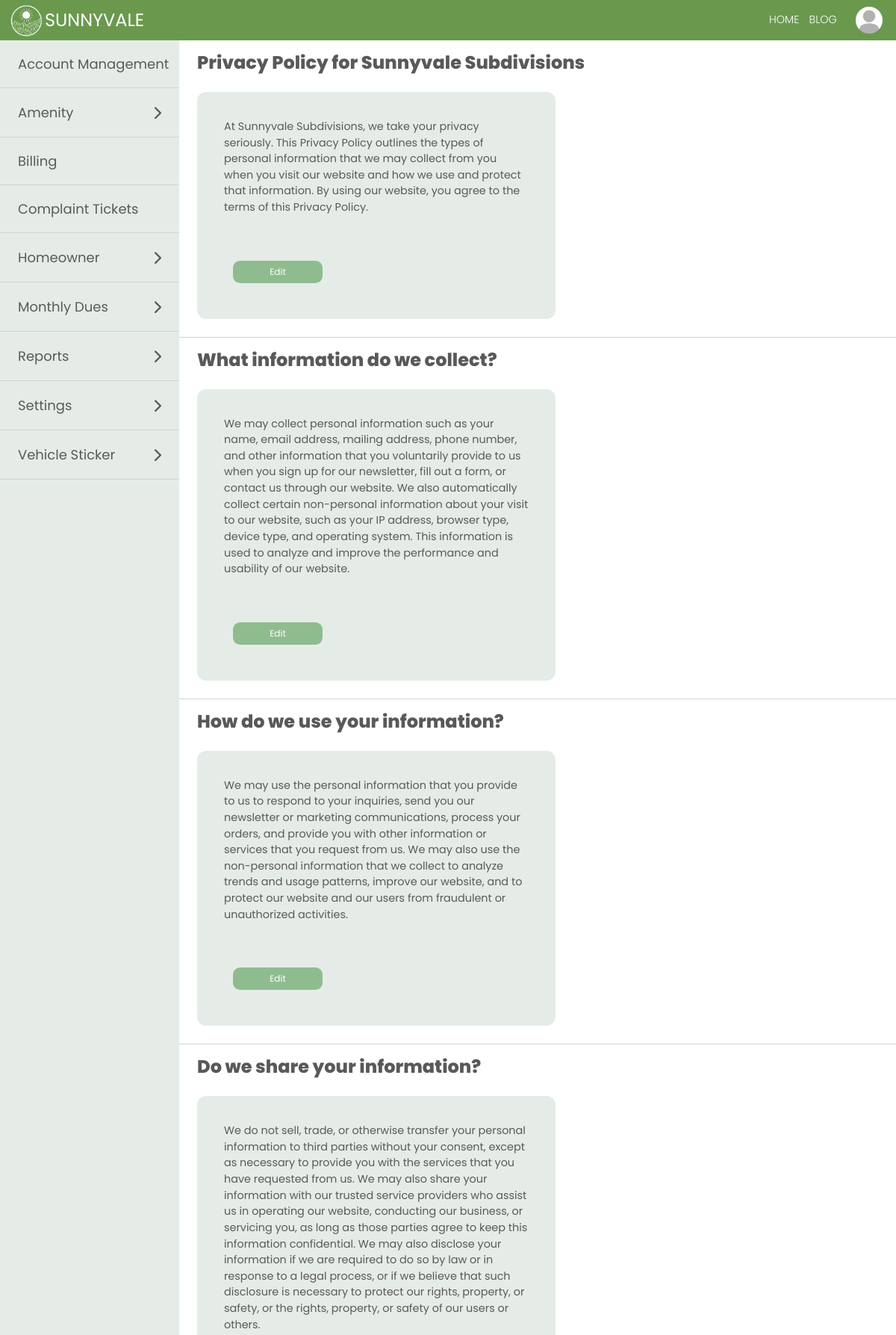
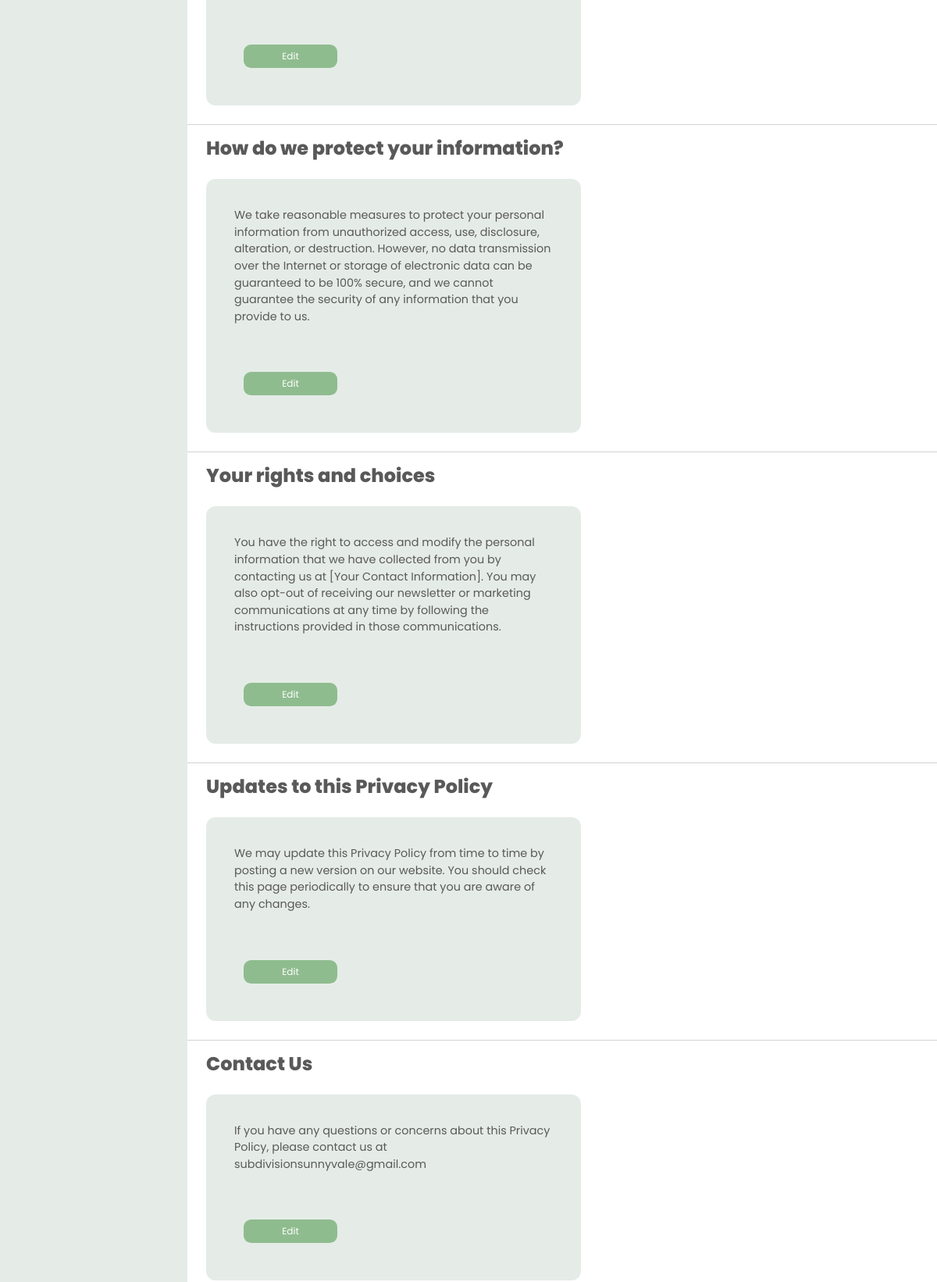
The page /modules/settingsPrivacy.php (signed in, upper part) on the database its author committed (2 pictures, top to bottom).
### tables this page shows
CREATE TABLE IF NOT EXISTS `user` (
  `user_id` int(11) NOT NULL AUTO_INCREMENT,
  `user_homeowner_id` int(11) DEFAULT NULL,
  `user_tenant_id` int(11) DEFAULT NULL,
  `full_name` varchar(50) NOT NULL,
  `user_type` varchar(15) NOT NULL,
  `password` varchar(30) NOT NULL,
  `email_address` varchar(40) DEFAULT NULL,
  `account_status` varchar(15) NOT NULL,
  `verification_code` varchar(6) DEFAULT NULL,
  `email_verified_at` datetime DEFAULT NULL,
  PRIMARY KEY (`user_id`)
);

CREATE TABLE IF NOT EXISTS `homeowner_profile` (
  `homeowner_id` int(11) NOT NULL AUTO_INCREMENT,
  `last_name` varchar(100) NOT NULL,
  `first_name` varchar(100) NOT NULL,
  `middle_name` varchar(100) DEFAULT NULL,
  `suffix` varchar(100) DEFAULT NULL,
  `sex` varchar(100) NOT NULL,
  `street` varchar(255) NOT NULL,
  `subdivision` varchar(255) NOT NULL,
  `barangay` varchar(50) NOT NULL,
  `business_address` varchar(255) DEFAULT NULL,
  `occupation` varchar(100) DEFAULT NULL,
  `email_address` varchar(100) NOT NULL,
  `birthdate` date DEFAULT NULL,
  `mobile_number` varchar(20) DEFAULT NULL,
  `employer` varchar(100) DEFAULT NULL,
  `vehicle_registration` varchar(20) DEFAULT NULL,
  `display_picture` varchar(255) NOT NULL,
  PRIMARY KEY (`homeowner_id`)
);

CREATE TABLE IF NOT EXISTS `privacy` (
  `privacy_id` int(11) NOT NULL AUTO_INCREMENT,
  `type` varchar(255) NOT NULL,
  `description` text NOT NULL,
  PRIMARY KEY (`privacy_id`)
);

### modules/settingsPrivacy.php (the view, shortened to what this page needs)
<?php
require '../marginals/topbar.php';
$resultPrivacy = $con->query("SELECT * FROM privacy") or die($mysqli->error);
?>
<!DOCTYPE html>
<html lang="en">
<head>
</head>
<body>
    <div class="secretary">
        <div class="sideBar">
            <?php require '../marginals/sidebarAdmin.php'; ?>
        </div>
        <div class="secretaryPanel">
            <?php while ($rowPrivacy = $resultPrivacy->fetch_assoc()) : ?>
                <label class="lblSettings"><?php
                                            echo $rowPrivacy['type'];
                                            ?></label>
                <div class="settingsMonthlyDues" id="settingsMonthlyDues">
                    <div class="addAmenityForm">
                        <form method="post" autocomplete="off">
                            <table class="tblAmenityForm">
                                <tr>
                                    <td>
                                        <?php
                                        echo $rowPrivacy['description'];
                                        ?>
                                    </td>
                            </table>
                            <div class="btnArea">
                                <button type="button" class="btnSubmitReg" data-bs-toggle="modal" data-bs-target="#addMonthlyDuesModal<?php
                                                                                                                                        echo $rowPrivacy['privacy_id'];
                                                                                                                                        ?>">
                                    Edit
                                </button>
                            </div>
                        </form>
                    </div>
                </div>
            <?php endwhile; ?>
        </div>
    </div>
    <?php
    require '../marginals/footer2.php'
    ?>
</body>
</html>

### marginals/topbar.php (shortened to what this page needs)
<?php
include "../process.php";
if ($_SESSION['user_type'] == 'Tenant') {
  $result = $con->query("SELECT * FROM user, tenant WHERE user_id = " . $user_id = $_SESSION['user_id'] . "  AND user.full_name = tenant.full_name") or die($mysqli->error);
  $result1 = $con->query("SELECT * FROM user, tenant WHERE user_id = " . $user_id = $_SESSION['user_id'] . "  AND user.full_name = tenant.full_name")  or die($mysqli->error);
  $row1 = $result1->fetch_assoc();
  $homeowner_id_profile = $row1['user_homeowner_id'];
  $fullname_monthlyDues = $row1['full_name'];
  $user_type = $row1['user_type'];
  $resultSubdivision = $con->query("SELECT * FROM user, tenant, homeowner_profile WHERE user_id = " . $user_id = $_SESSION['user_id'] . " AND user.full_name = tenant.full_name AND homeowner_profile.homeowner_id = tenant.homeowner_id") or die($mysqli->error);
  $rowSubdivision = $resultSubdivision->fetch_assoc();
  $subdivision_name1 = $rowSubdivision['subdivision'];
  $resultComplainee = $con->query("SELECT * FROM homeowner_profile WHERE subdivision ='$subdivision_name1' AND homeowner_id != '$homeowner_id_profile' ORDER BY first_name");
} else {
  $result = $con->query("SELECT * FROM user, homeowner_profile  WHERE user_id = " . $user_id = $_SESSION['user_id'] . "  AND full_name = CONCAT(first_name, ' ', last_name)") or die($mysqli->error);
  $result1 = $con->query("SELECT * FROM user, homeowner_profile  WHERE user_id = " . $user_id = $_SESSION['user_id'] . "  AND full_name = CONCAT(first_name, ' ', last_name)") or die($mysqli->error);
  $row1 = $result1->fetch_assoc();
  $user_type = $row1['user_type'];
}
?>
<!DOCTYPE html>
<html lang="en">
<head>
  <link href="https://cdn.jsdelivr.net/npm/bootstrap@5.0.2/dist/css/bootstrap.min.css" rel="stylesheet">
</head>
<body>
  <div class='navigation'>
    <div class="topLeft">
      <img src="..\img\logoSV.png" alt="" />
      <i class="topIcon">SUNNYVALE</i>
    </div>
    <form class="topbarNav" method="post">
      <div class="topCenter">
        <ul class="topList">
          <li data-bs-toggle="modal" data-bs-target="#confirmLogout" onclick="location.href='#confirmLogout'" class="topListItem1">HOME</li>
          <?php
          if ($user_type != 'Guard') {
          ?>
            <li onclick="location.href='../modules/blogHome.php'" class="topListItem1"> BLOG</li>
          <?php
          }
          ?>
      </div>
      <div class="topRight">
        <div class='menu-trigger'>
          <div class="btn-group dropleft">
            <button type="button" class="dropdownIMG" data-toggle="dropdown" aria-haspopup="true" aria-expanded="false">
              <img class="topImg1" <?php
                                    $row = $result->fetch_assoc();
                                    $imageURL = '../media/displayPhotos/' . $row['display_picture'];
                                    ?> src="<?= $imageURL ?>" alt="" />
            </button>
          </div>
        </div>
      </div>
    </form>
  </div>
</body>
</html>

### marginals/topbar.php (style rules this page uses)
.topbarNav { display: flex; gap: 1vw; align-items: center; }
.navigation { margin-top: 0; margin-bottom: 0; padding: 0; width: 100%; height: 4.5vw; background-color: rgba(106, 153, 78); position: sticky; top: 0; display: flex; align-items: center; font-family: "Poppins", sans-serif; z-index: 999; backdrop-filter: blur(5px); }
.topLeft { max-height: 4.5vw; margin-top: 0; flex: 3; display: flex; align-items: center; justify-content: flex-start; margin-left: 1vw; }
.topLeft img { max-height: 4vw; }
.topRight { max-height: 4.5vw; flex: 3; display: flex; align-items: center; justify-content: flex-end; margin-right: 1vw; }
.topCenter { flex: 60; }
.topIcon { font-size: 2vw; margin-right: 10px; color: white; font-family: "Poppins", sans-serif; font-style: normal; cursor: pointer; }
.menu-trigger { display: flex; max-height: 4.5vw; }
.topImg1 { max-height: 3vw; max-width: 3vw; width: 3vw; height: 3vw; border-radius: 50%; object-fit: cover; cursor: pointer; }
.topList { display: flex; justify-content: flex-end; margin: 0; padding: 0; list-style: none; color: white; }
.topListItem1 { color: white; padding: 0.5vw; margin-right: 0.1vw; font-size: 1.2vw; font-weight: 300; cursor: pointer; }
.dropdownIMG { background-color: rgb(89, 89, 89, 0); border: none !important; }

### modules/settingsPrivacy.php (style rules this page uses)
* { margin: 0; font-family: 'Poppins', sans-serif; }
.tblForm th, td { font-size: 1vw; padding: 1vw; }
.secretary { display: flex; }
.sideBar { background-color: rgb(248, 245, 227); flex: 2; color: black; }
.secretaryPanel { flex: 8; width: 100%; overflow-x: hidden; }
.addAmenityForm { background-color: rgb(170, 192, 175, 0.3); margin: 2vw; border-radius: 1vw; padding: 2vw; width: 50%; }
.tblAmenityForm td { color: rgb(89, 89, 89); font-size: 1.2vw; border: none !important; text-align: left; }
.settingsMonthlyDues { width: 100%; display: flex; border-bottom: solid 1px rgb(211, 211, 211); }
.lblSettings { font-size: 2vw; font-family: "Poppins", sans-serif; margin-top: 1vw; margin-left: 2vw; margin-bottom: -2vw; padding: 0; color: rgb(89, 89, 89); font-weight: 800; }
.btnSubmitReg { background-color: darkseagreen; border: 0; padding: 0.5vw; max-width: 50vw; width: 10vw; font-family: "Poppins", sans-sans-serif; font-size: 1vw; margin-top: 2vw; color: white; border-radius: 0.8vw; cursor: pointer; }
.btnArea { display: flex; margin: 2vw; gap: 1vw; }

### marginals/sidebarAdmin.php (style rules this page uses)
* { margin: 0; font-family: 'Poppins', sans-serif; }
.tblForm th, td { font-size: 1vw; padding: 1vw; }
.secretary { display: flex; }
.sideBar { background-color: rgb(170, 192, 175, 0.3); flex: 2; color: black; }

### rows shown on the page
user: homeowner_profile.display_picture (placeholder picture)
privacy: type "Privacy Policy for Sunnyvale Subdivisions", description "At Sunnyvale Subdivisions, we take your privacy seriously. This Privacy Policy outlines the types of personal information that we may collect from you when you visit our website and how we use and protect that information. By using our website, you agree to the terms of this Privacy Policy."
privacy: type "What information do we collect?", description "We may collect personal information such as your name, email address, mailing address, phone number, and other information that you voluntarily provide to us when you sign up for our newsletter, fill out a form, or contact us through our website. We also automatically collect certain non-personal information about your visit to our website, such as your IP address, browser type, device type, and operating system. This information is used to analyze and improve the performance and usability of our website."
privacy: type "How do we use your information?", description "We may use the personal information that you provide to us to respond to your inquiries, send you our newsletter or marketing communications, process your orders, and provide you with other information or services that you request from us. We may also use the non-personal information that we collect to analyze trends and usage patterns, improve our website, and to protect our website and our users from fraudulent or unauthorized activities."
privacy: type "Do we share your information?", description "We do not sell, trade, or otherwise transfer your personal information to third parties without your consent, except as necessary to provide you with the services that you have requested from us. We may also share your information with our trusted service providers who assist us in operating our website, conducting our business, or servicing you, as long as those parties agree to keep this information confidential. We may also disclose your information if we are required to do so by law or in response to a legal process, or if we believe that such disclosure is necessary to protect our rights, property, or safety, or the rights, property, or safety of our users or others."
privacy: type "How do we protect your information?", description "We take reasonable measures to protect your personal information from unauthorized access, use, disclosure, alteration, or destruction. However, no data transmission over the Internet or storage of electronic data can be guaranteed to be 100% secure, and we cannot guarantee the security of any information that you provide to us."
privacy: type "Your rights and choices", description "You have the right to access and modify the personal information that we have collected from you by contacting us at [Your Contact Information]. You may also opt-out of receiving our newsletter or marketing communications at any time by following the instructions provided in those communications."
privacy: type "Updates to this Privacy Policy", description "We may update this Privacy Policy from time to time by posting a new version on our website. You should check this page periodically to ensure that you are aware of any changes."
privacy: type "Contact Us", description "If you have any questions or concerns about this Privacy Policy, please contact us at subdivisionsunnyvale@gmail.com"
